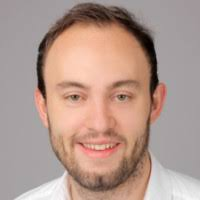
#> input picture opencv_tut/object_detection/Andreas.jpg, 200 x 200 px, given in place of x-raw, format=(string)BGR ! appsink, which was not available
$ python face_detection_live.py   (Python 2 division)
#> lines starting #> are read from the running program, lines starting #| are printed output that depends on the picture; after the words box and inside, x2 and y2 are one past the last pixel; in counts of white or black regions, pixels touching at a corner belong together; pictures that were not available may be replaced by others from this repository, and a replacement may not be noted
# -*- coding: utf-8 -*-

"""
Created on Thu Nov  8 09:20:50 2018

@author: aeppler
"""


import sys
import cv2
import numpy as np

def caption(name, displayBuf):

    font = cv2.FONT_HERSHEY_PLAIN
    cv2.putText(displayBuf, name, (11,20), font, 1.0, (32,32,32), 4, cv2.LINE_AA)  #Text in schwarz
    cv2.putText(displayBuf, name, (10,20), font, 1.0, (240,240,240), 1, cv2.LINE_AA) #Text in weiss

def orb_matching(img1, img2):

    orb = cv2.ORB_create()

    kp1, des1 = orb.detectAndCompute(img1,None)
    kp2, des2 = orb.detectAndCompute(img2,None)


    # create BruteForce Matcher object
    bf = cv2.BFMatcher(cv2.NORM_HAMMING, crossCheck=True)


    # match descriptors
    matches_orb = bf.match(des1,des2)


    # Sort them from best to worst in the order of their distance
    matches_orb = sorted(matches_orb, key = lambda x:x.distance)


    # draw best 50 matches
    return cv2.drawMatches(img1,kp1,img2,kp2,matches_orb[:50], None, flags=2)


def read_cam():
    # On versions of L4T previous to L4T 28.1, flip-method=2
    # Use the Jetson onboard camera
    cap = cv2.VideoCapture("nvcamerasrc ! video/x-raw(memory:NVMM), width=(int)1280, height=(int)720,format=(string)I420, framerate=(fraction)30/1 ! nvvidconv flip-method=0 ! video/x-raw, format=(string)BGRx ! videoconvert ! video/x-raw, format=(string)BGR ! appsink")
    if cap.isOpened():
        windowName = "Default"
        cv2.namedWindow(windowName, cv2.WINDOW_NORMAL)
        cv2.resizeWindow(windowName,1280,720)
        cv2.moveWindow(windowName,0,0)
        cv2.setWindowTitle(windowName,"Canny Edge Detection")
        showWindow=1  # Show all stages


        ret_val, frame = cap.read()
#> frame is the input picture: shape (200, 200, 3); mean B, G, R 141.9, 152.2, 178.4


        left_cascade = cv2.CascadeClassifier('haarcascade_frontalface_alt2.xml')
        right_cascade = cv2.CascadeClassifier('haarcascade_lefteye_2splits.xml')
        #face_cascade = cv.CascadeClassifier('haarcascade_frontalface_default.xml')
        #eye_cascade = cv.CascadeClassifier('haarcascade_eye.xml')


        while True:
            if cv2.getWindowProperty(windowName, 0) < 0: # Check to see if the user closed the window
                # This will fail if the user closed the window; Nasties get printed to the console
                break;
            ret_val, frame = cap.read();

            gray = cv2.cvtColor(frame, cv2.COLOR_BGR2GRAY)
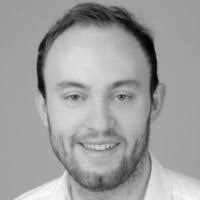
#> gray: shape (200, 200); min 1, max 255, mean 158.9


            left_eyes = left_cascade.detectMultiScale(gray, 2.3, 9)
#> left_eyes = [[48, 56, 106, 106]]
            for (x,y,w,h) in left_eyes:
                cv2.rectangle(frame,(x,y),(x+w,y+h),(255,0,0),2)
#> this loop made 1 pass
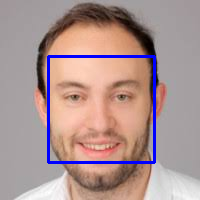
#> frame: shape (200, 200, 3); 3.17% of pixels changed, all inside (x1, y1, x2, y2) = (47, 55, 156, 164)
                # [5 lines of commented-out code are left out]
            right_eyes = right_cascade.detectMultiScale(gray, 2.3, 9)
#> right_eyes = ()
            for (x,y,w,h) in right_eyes:
                cv2.rectangle(frame,(x,y),(x+w,y+h),(0,255,0),2)
#> this loop made 0 passes


            if showWindow==1: # Show Camera Frame
                displayBuf = frame


            elif showWindow == 2:
                #matching_img = orb_matching(hsv, itk_screen_bw)
                displayBuf = frame


            caption("press 1, 2, 3, 4, 5, 6, 7, 8 or 9 for frames; s for screenshot", displayBuf)
#> in caption, `font = cv2.FONT_HERSHEY_PLAIN`: font = 1
#> in caption, `cv2.putText(displayBuf, name, (10,20), font, 1.0, (240,240,240), 1, cv..`:
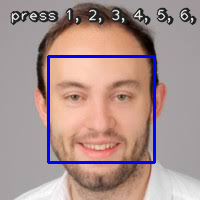
#> displayBuf: shape (200, 200, 3); mean B, G, R 144.6, 146.2, 170.8


            cv2.imshow(windowName,displayBuf)
            key=cv2.waitKey(10)
#> (key Esc is pressed here)
            if key == 27: # Check for ESC key
                cv2.destroyAllWindows()
                break ;
            elif key==49: # 1 key, show frame
                cv2.setWindowTitle(windowName,"Camera Feed")
                showWindow=1
            elif key==50: # 2 key
                cv2.setWindowTitle(windowName,"ITK Logo ")
                showWindow=2


        cap.release()
        cv2.destroyAllWindows()


    else:
     print "camera open failed"


if __name__ == '__main__':
    read_cam()

$ run again, on opencv_tut/object_detection/sachin.jpg
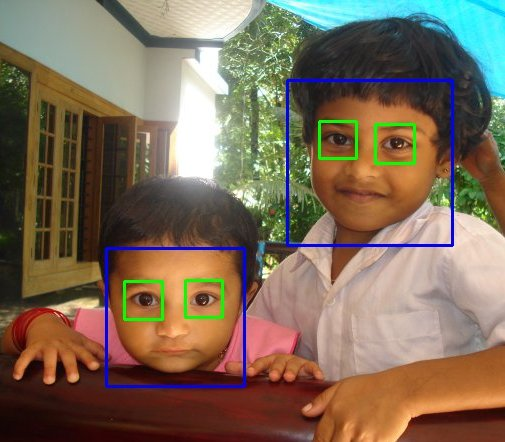
#> input picture opencv_tut/object_detection/sachin.jpg, 505 x 442 px, given in place of x-raw, format=(string)BGR ! appsink, which was not available
#> in read_cam, frame is the input picture: shape (442, 505, 3); mean B, G, R 87.8, 107.3, 125.1
#> in read_cam, `gray = cv2.cvtColor(frame, cv2.COLOR_BGR2GRAY)`:
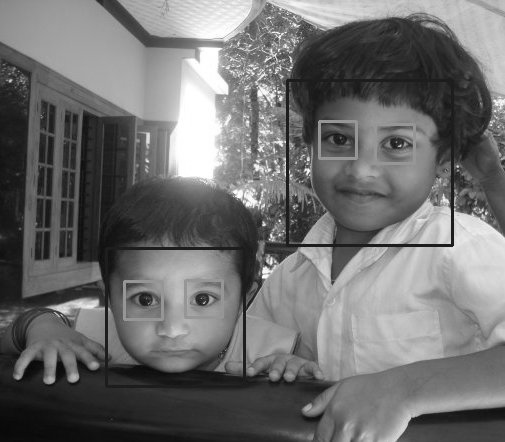
#> gray: shape (442, 505); min 7, max 255, mean 110.4
#> left_eyes = ()
#> font = 1
#> in caption, `cv2.putText(displayBuf, name, (10,20), font, 1.0, (240,240,240), 1, cv..`:
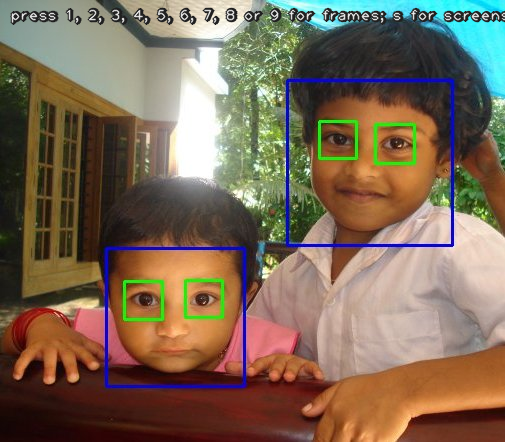
#> displayBuf: shape (442, 505, 3); mean B, G, R 86, 105.5, 124.3
